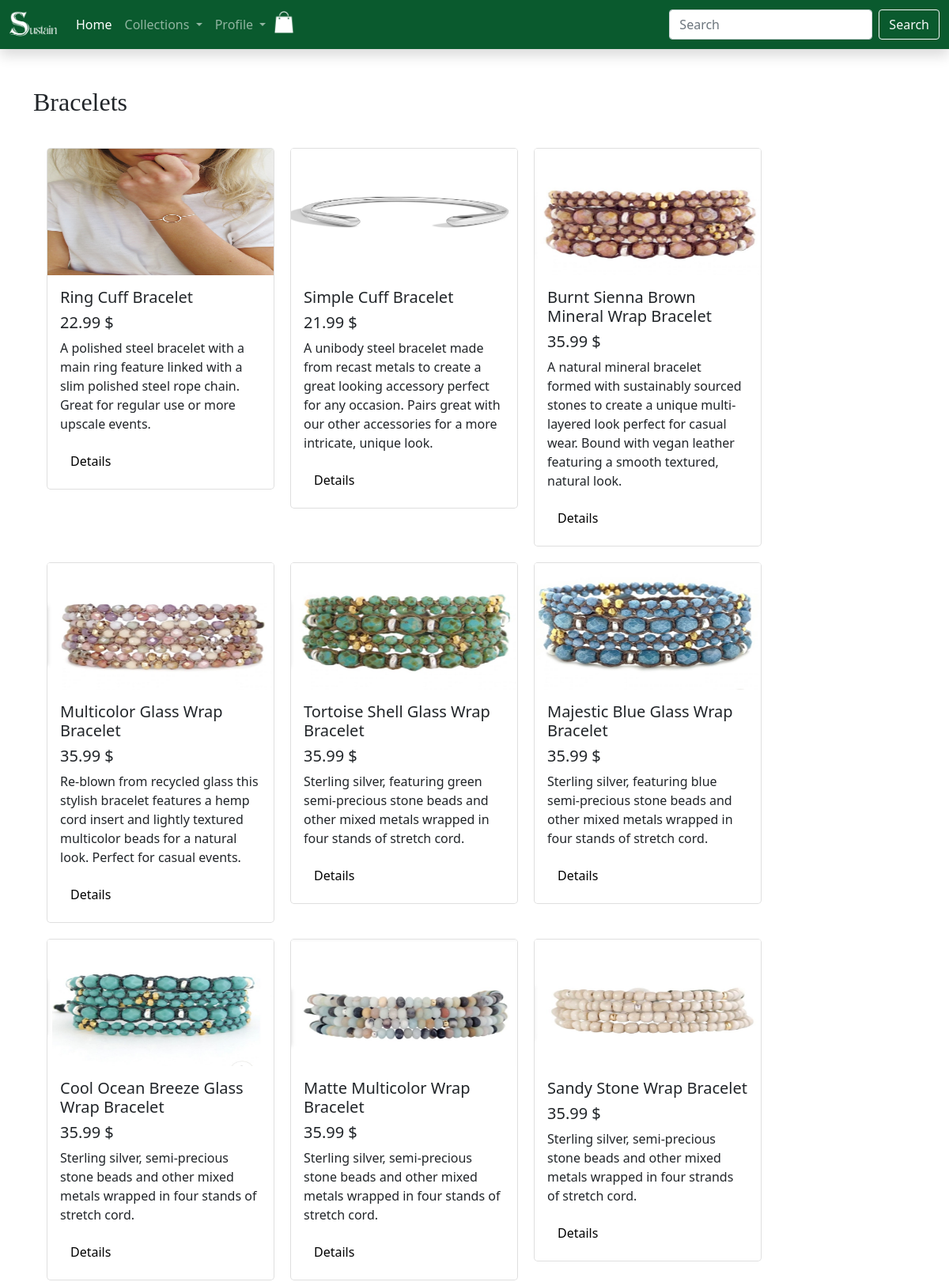
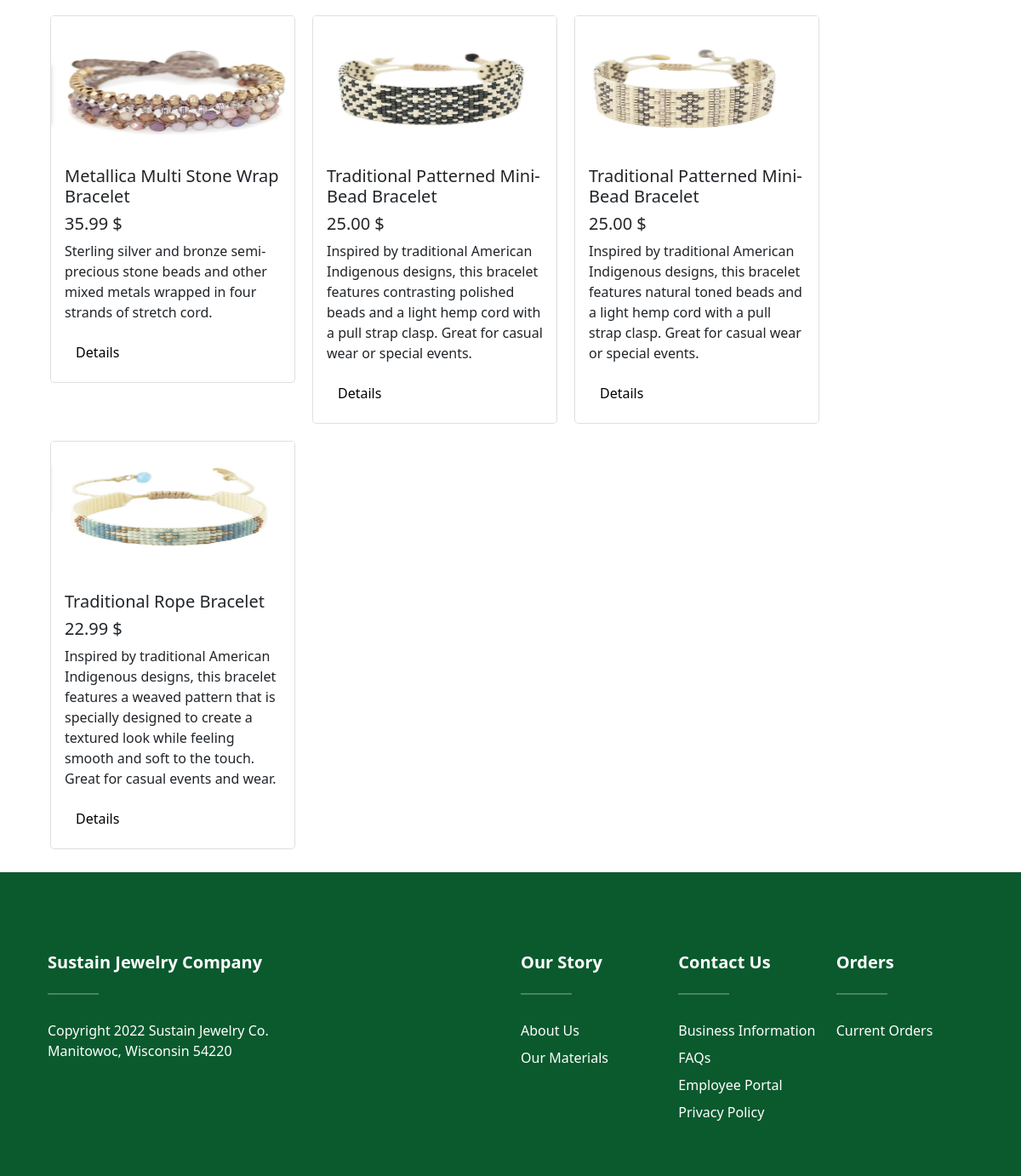
The app's page /bracelets.php with its own data (2 pictures, top to bottom).
### tables this page shows
CREATE TABLE `products` (
  `productId` int(9) NOT NULL,
  `name` varchar(70) NOT NULL,
  `price` decimal(10,2) NOT NULL,
  `category` varchar(50) NOT NULL,
  `description` varchar(255) NOT NULL,
  `img` varchar(255) NOT NULL,
  `keywords` varchar(250) NOT NULL
);

### bracelets.php (the view, shortened to what this page needs)
<!DOCTYPE html>
<html>
<head>
    <link rel="stylesheet" href="assets/css/style.css">
</head>
<body class="">
    <div class="container">
        <br><br><h2>Bracelets</h2><br>
       <div class="row">
                <div class="cardComponent">
                    <?php
                    $userId = $_SESSION["userId"];
                    require_once("connect-db.php");
                    $sql = "select * from products WHERE category LIKE 'Bracelets%'";
                    $statement1 = $db->prepare($sql);
                    $statement1 -> bindValue(':userId' , $userId);
                    if($statement1->execute()){
                        $products = $statement1->fetchAll();
                    }else{
                        $error1= "Error finding items.";
                    }
                ?>
                    <?php
                            foreach($products as $c){?>
                                    <div class="" >
                                        <div class="card" style="width: 18rem;">
                                            <img src="<?php echo $c["img"];?>" class="card-img-top" alt="...">
                                            <div class="card-body">
                                                <h5 class="card-title"><?php echo $c["name"];?></h5>
                                                <h5 class="card-title"> <?php echo $c["price"]." $";?></h5>
                                                <p class="card-text"><?php echo $c["description"];?></p>
                                                <form action="productDetails.php" method="post">
                                                    <button class="btn btn-primary" type="submit">Details</button>
                                                </form>
                                            </div>
                                        </div>
                                    </div>
                        <?php } ?>
                    </div>
           </div>
       </div>
</body>
<?php include("navfooter.php");?>
</html>

### navfooter.php
<footer class="footer">
  <div class="container">
    <div class="row">
  <div class="container mt-5">
    <div class="row text-white justify-content-center mt-3 pb-3">
      <div class="col-12 col-sm-6 col-lg-6 mx-auto">
        <h5 class="text-capitalize fw-bold">Sustain Jewelry Company</h5>
        <hr class="bg-white d-inline-block mb-4" style="width: 60px; height: 2px;">
        <li class="list-inline company-list">
          Copyright 2022 Sustain Jewelry Co.
        </li>
        <li class="list-inline company-list">
          Manitowoc, Wisconsin 54220
        </li>
      </div>
      <div class="col-12 col-sm-6 col-lg-2 mb-4 mx-auto">
        <h5 class="text-capitalize fw-bold">Our Story</h5>
        <hr class="bg-white d-inline-block mb-4" style="width: 60px; height: 2px;">
        <ul class="list-inline company-list">
          <li><a href="ourStory.php">About Us</a></li>
          <li><a href="materials.php">Our Materials</a></li>
        </ul>
      </div>
      <div class="col-12 col-sm-6 col-lg-2 mb-4 mx-auto">
        <h5 class="text-capitalize fw-bold">contact us</h5>
        <hr class="bg-white d-inline-block mb-4" style="width: 60px; height: 2px;">
        <ul class="list-inline company-list">
          <li><a href="contact.php">Business Information</a></li>
          <li><a href="profile.php">FAQs</a></li>
          <li><a href="admin.php">Employee Portal</a></li>
          <li><a href="webPolicy.php">Privacy Policy</a></li>
        </ul>
      </div>
      <div class="col-12 col-sm-6 col-lg-2 mb-4 mx-auto">
        <h5 class="text-capitalize fw-bold">orders</h5>
        <hr class="bg-white d-inline-block mb-4" style="width: 60px; height: 2px;">
        <ul class="list-inline company-list">
          <li><a href="account.php">Current Orders</a></li>
        </ul>
      </div>
    </div>
  </div>
</footer>

### records on screen
products: img (picture), name "Ring Cuff Bracelet", price "22.99", description "A polished steel bracelet with a main ring feature linked with a slim polished steel rope chain. Great for regular use or more upscale events."
products: img (picture), name "Simple Cuff Bracelet", price "21.99", description "A unibody steel bracelet made from recast metals to create a great looking accessory perfect for any occasion. Pairs great with our other accessories for a more intricate, unique look."
products: img (picture), name "Burnt Sienna Brown Mineral Wrap Bracelet", price "35.99", description "A natural mineral bracelet formed with sustainably sourced stones to create a unique multi-layered look perfect for casual wear. Bound with vegan leather featuring a smooth textured, natural look."
products: img (picture), name "Multicolor Glass Wrap Bracelet", price "35.99", description "Re-blown from recycled glass this stylish bracelet features a hemp cord insert and lightly textured multicolor beads for a natural look. Perfect for casual events."
products: img (picture), name "Tortoise Shell Glass Wrap Bracelet", price "35.99", description "Sterling silver, featuring green semi-precious stone beads and other mixed metals wrapped in four stands of stretch cord."
products: img (picture), name "Majestic Blue Glass Wrap Bracelet", price "35.99", description "Sterling silver, featuring blue semi-precious stone beads and other mixed metals wrapped in four stands of stretch cord."
products: img (picture), name "Cool Ocean Breeze Glass Wrap Bracelet", price "35.99", description "Sterling silver, semi-precious stone beads and other mixed metals wrapped in four stands of stretch cord."
products: img (picture), name "Matte Multicolor Wrap Bracelet", price "35.99", description "Sterling silver, semi-precious stone beads and other mixed metals wrapped in four stands of stretch cord."
products: img (picture), name "Sandy Stone Wrap Bracelet", price "35.99", description "Sterling silver, semi-precious stone beads and other mixed metals wrapped in four strands of stretch cord."
products: img (picture), name "Metallica Multi Stone Wrap Bracelet", price "35.99", description "Sterling silver and bronze semi-precious stone beads and other mixed metals wrapped in four strands of stretch cord."
products: img (picture), name "Traditional Patterned Mini-Bead Bracelet", price "25.00", description "Inspired by traditional American Indigenous designs, this bracelet features contrasting polished beads and a light hemp cord with a pull strap clasp. Great for casual wear or special events."
products: img (picture), name "Traditional Patterned Mini-Bead Bracelet", price "25.00", description "Inspired by traditional American Indigenous designs, this bracelet features natural toned beads and a light hemp cord with a pull strap clasp. Great for casual wear or special events."
products: img (picture), name "Traditional Rope Bracelet", price "22.99", description "Inspired by traditional American Indigenous designs, this bracelet features a weaved pattern that is specially designed to create a textured look while feeling smooth and soft to the touch. Great for casual events and wear."
